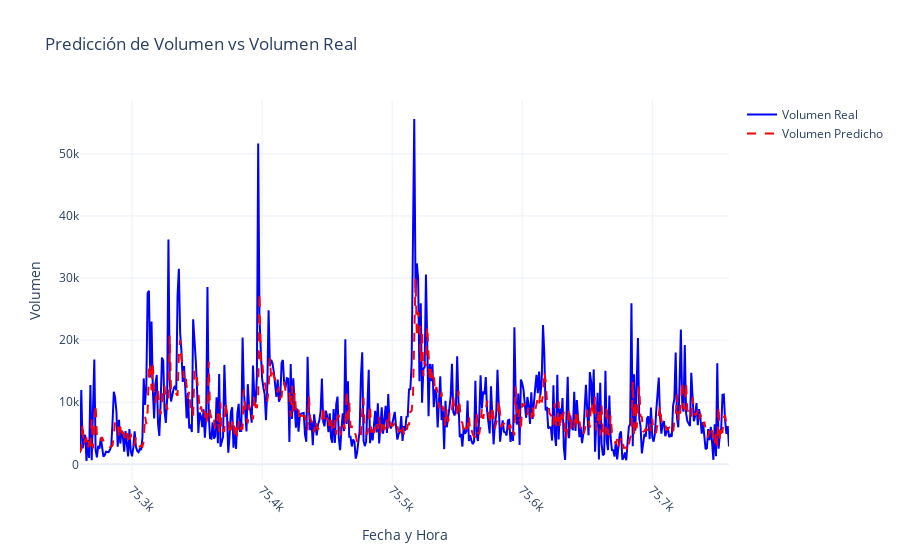

The notebook cell saved with this chart:
### Code cell
# Ejemplo de uso
# Suponiendo que 'algo.resampled_df' tiene las columnas ['date', 'time_5min', 'volume']

# Dividir los datos en entrenamiento y prueba
train_df = algo.resampled_df[algo.resampled_df['date'] < '2017-01-01']
test_df = algo.resampled_df[algo.resampled_df['date'] >= '2017-01-01']

# Crear instancia del predictor
volume_predictor = RNNVolumePredictor(window_size=50, lstm_units=50, epochs=20, batch_size=64)

# Entrenar el predictor
volume_predictor.train(train_df)

# Evaluar el rendimiento del predictor
rmse = volume_predictor.evaluate(test_df)

# Visualizar las predicciones
volume_predictor.visualize_prediction(test_df, start_index=0, num_points=500)

### Figure 1 — Plotly figure (JSON) as saved in the notebook; plotly's stock layout.template omitted (floating-point values rounded to 4 significant figures; data arrays with more than 128 entries replaced by an {"elided": "..."} marker saying what was removed)
{"data": [{"line": {"color": "blue", "width": 2}, "mode": "lines", "name": "Volumen Real", "type": "scatter", "x": {"elided": "500 int values"}, "y": {"elided": "500 int values"}}, {"line": {"color": "red", "dash": "dash", "width": 2}, "mode": "lines", "name": "Volumen Predicho", "type": "scatter", "x": {"elided": "500 int values"}, "y": {"elided": "500 float values"}}], "layout": {"showlegend": true, "title": {"text": "Predicción de Volumen vs Volumen Real"}, "xaxis": {"tickangle": 45, "title": {"text": "Fecha y Hora"}}, "yaxis": {"title": {"text": "Volumen"}}}}
